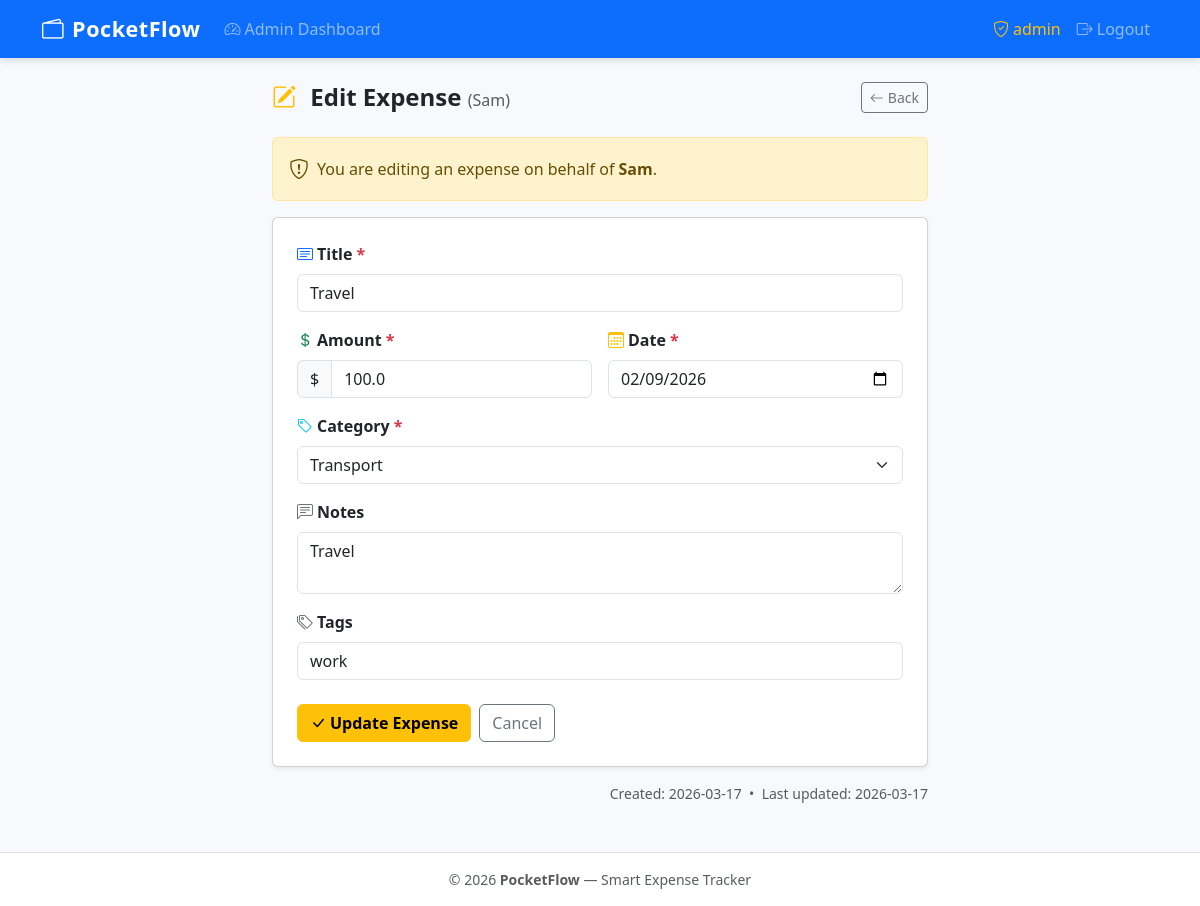
The page /admin/expense/edit/6 (signed in) on the database as committed earlier.
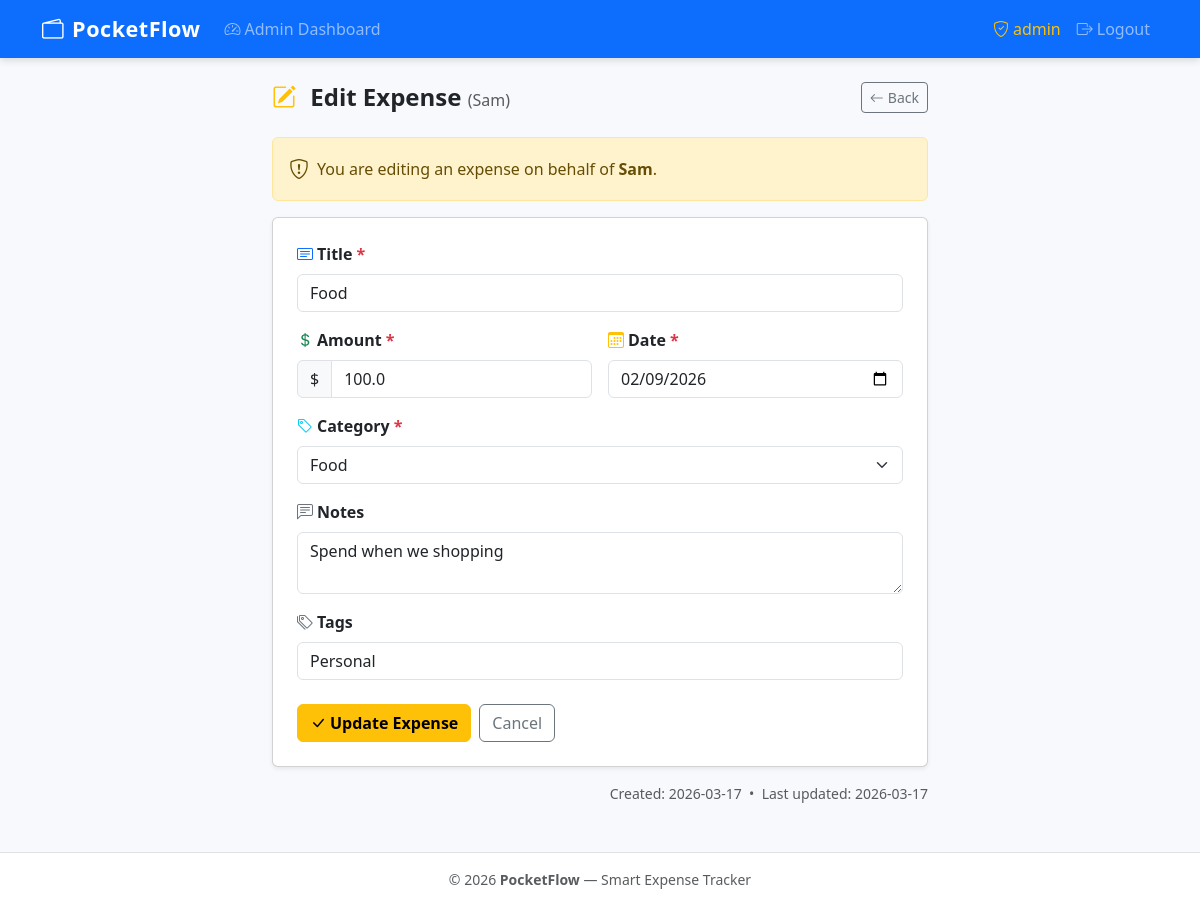
The same page on the database as committed later.
### tables this page shows
CREATE TABLE expenses (
            id         INTEGER PRIMARY KEY AUTOINCREMENT,
            user_id    INTEGER NOT NULL,
            title      TEXT    NOT NULL,
            amount     REAL    NOT NULL,
            date       TEXT    NOT NULL,
            category   TEXT    NOT NULL,
            notes      TEXT    NOT NULL DEFAULT '',
            tags       TEXT    NOT NULL DEFAULT '',
            created_at TEXT    NOT NULL DEFAULT (datetime('now')),
            updated_at TEXT    NOT NULL DEFAULT (datetime('now')),
            FOREIGN KEY (user_id) REFERENCES users(id) ON DELETE CASCADE
        );

### app.py (the view, shortened to what this page needs)
@app.route('/admin/expense/edit/<int:expense_id>', methods=['GET', 'POST'])
@admin_required
def admin_edit_expense(expense_id):
    conn    = get_db()
    expense = conn.execute(
        'SELECT e.*, u.username FROM expenses e JOIN users u ON e.user_id = u.id WHERE e.id = ?',
        [expense_id]
    ).fetchone()
    conn.close()
    if not expense:
        flash('Expense not found.', 'danger')
        return redirect(url_for('admin_dashboard'))
    return render_template('admin/edit_expense.html', expense=expense, categories=CATEGORIES)

### app.py (called while the page is built, shortened)
def get_db():
    conn = sqlite3.connect(DATABASE)
    conn.row_factory = sqlite3.Row
    conn.execute('PRAGMA foreign_keys = ON')
    return conn

def admin_required(f):
    @wraps(f)
    def decorated(*args, **kwargs):
        if 'user_id' not in session:
            flash('Please log in to continue.', 'warning')
            return redirect(url_for('login'))
        if not session.get('is_admin'):
            flash('Admin access required.', 'danger')
            return redirect(url_for('dashboard'))
        return f(*args, **kwargs)
    return decorated

@app.before_request
def load_user_from_remember_token():
    if 'user_id' in session:
        return

### templates/admin/edit_expense.html (shortened to what this page needs)
{% extends 'base.html' %}
{% block content %}
<div class="container" style="max-width:680px">
  <div class="page-header mt-2">
    <h2>
      <i class="bi bi-pencil-square me-2 text-warning"></i>
      Edit Expense
      <small class="text-muted fs-6 fw-normal">({{ expense.username }})</small>
    </h2>
    <a href="{{ url_for('admin_user_expenses', user_id=expense.user_id) }}"
       class="btn btn-outline-secondary btn-sm">
      <i class="bi bi-arrow-left me-1"></i>Back
    </a>
  </div>
  <div class="alert alert-warning d-flex align-items-center">
    <i class="bi bi-shield-exclamation me-2 fs-5"></i>
    You are editing an expense on behalf of <strong class="ms-1">{{ expense.username }}</strong>.
  </div>
  <div class="card shadow-sm">
    <div class="card-body p-4">
      <form method="POST" action="{{ url_for('admin_edit_expense', expense_id=expense.id) }}" novalidate>
        <div class="mb-3">
          <label for="title" class="form-label fw-semibold">
            <i class="bi bi-card-text me-1 text-primary"></i>Title <span class="text-danger">*</span>
          </label>
          <input type="text" id="title" name="title" class="form-control"
                 value="{{ request.form.get('title', expense.title) }}" required>
        </div>
        <div class="row g-3 mb-3">
          <div class="col-sm-6">
            <label for="amount" class="form-label fw-semibold">
              <i class="bi bi-currency-dollar me-1 text-success"></i>Amount <span class="text-danger">*</span>
            </label>
            <div class="input-group">
              <span class="input-group-text">$</span>
              <input type="number" id="amount" name="amount" class="form-control"
                     step="0.01" min="0.01"
                     value="{{ request.form.get('amount', expense.amount) }}" required>
            </div>
          </div>
          <div class="col-sm-6">
            <label for="date" class="form-label fw-semibold">
              <i class="bi bi-calendar3 me-1 text-warning"></i>Date <span class="text-danger">*</span>
            </label>
            <input type="date" id="date" name="date" class="form-control"
                   value="{{ request.form.get('date', expense.date) }}" required>
          </div>
        </div>
        <div class="mb-3">
          <label for="category" class="form-label fw-semibold">
            <i class="bi bi-tag me-1 text-info"></i>Category <span class="text-danger">*</span>
          </label>
          <select id="category" name="category" class="form-select" required>
            {% for cat in categories %}
              <option value="{{ cat }}"
                {{ 'selected' if request.form.get('category', expense.category) == cat }}>
                {{ cat }}
              </option>
            {% endfor %}
          </select>
        </div>
        <div class="mb-3">
          <label for="notes" class="form-label fw-semibold">
            <i class="bi bi-chat-left-text me-1 text-secondary"></i>Notes
          </label>
          <textarea id="notes" name="notes" class="form-control" rows="2">{{ request.form.get('notes', expense.notes) }}</textarea>
        </div>
        <div class="mb-4">
          <label for="tags" class="form-label fw-semibold">
            <i class="bi bi-tags me-1 text-secondary"></i>Tags
          </label>
          <input type="text" id="tags" name="tags" class="form-control"
                 placeholder="comma-separated"
                 value="{{ request.form.get('tags', expense.tags) }}">
        </div>
        <div class="d-flex gap-2">
          <button type="submit" class="btn btn-warning fw-semibold">
            <i class="bi bi-check-lg me-1"></i>Update Expense
          </button>
          <a href="{{ url_for('admin_user_expenses', user_id=expense.user_id) }}"
             class="btn btn-outline-secondary">Cancel</a>
        </div>
      </form>
    </div>
  </div>
  <div class="text-muted small mt-3 text-end">
    Created: {{ expense.created_at[:10] }}
    &nbsp;&bull;&nbsp;
    Last updated: {{ expense.updated_at[:10] }}
  </div>
</div>
{% endblock %}

Rows that differ between the two databases and show on the page:
changed expenses: title "Travel" → "Food"; notes "Travel" → "Spend when we shopping"; tags "work" → "Personal"
Other text that changed with them:
form field category: "Transport" → "Food"
